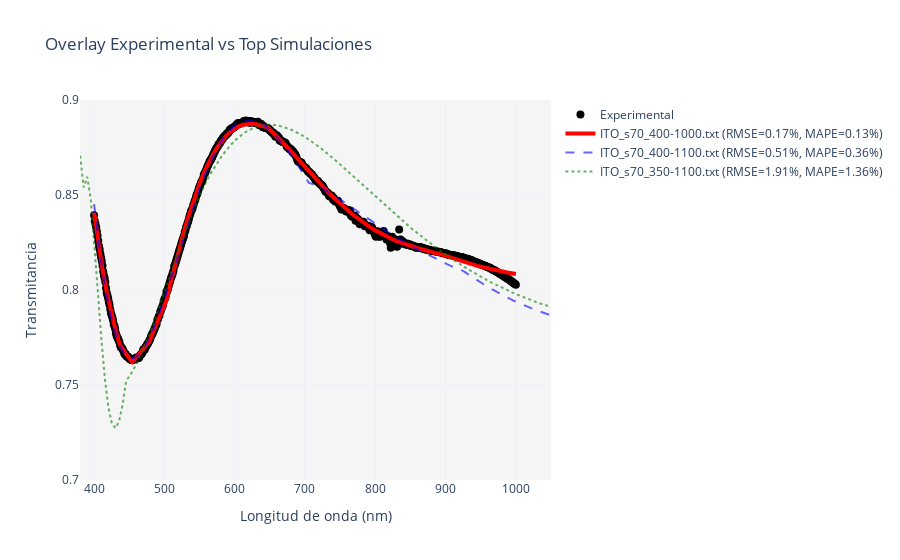

Notebook cell for this chart:
### Code cell
import numpy as np
import glob
from scipy.interpolate import interp1d
import plotly.graph_objects as go
from plotly.subplots import make_subplots

# === Archivo experimental ===
filename_exp = "ITO_data_curated_400-1000.txt"
exp_data = np.loadtxt(filename_exp, skiprows=1)
lambda_exp, T_exp = exp_data[:,0], exp_data[:,1]

# === Archivos simulados ===
sim_files = glob.glob("ITO_s70_*.txt")
results = []

# Calcular errores
for f in sim_files:
    block1, block2 = [], []
    with open(f, "r") as file:
        for line in file:
            try:
                vals = list(map(float, line.split()))
                if len(vals) == 3:
                    block1.append(vals)
                elif len(vals) == 2:
                    block2.append(vals)
            except:
                continue

    block1 = np.array(block1)
    block2 = np.array(block2)

    if len(block2) == 0:
        continue

    lambda2, T_sim = block2[:,0], block2[:,1]
    interp_T = interp1d(lambda2, T_sim, kind='linear', fill_value="extrapolate")
    T_sim_interp = interp_T(lambda_exp)

    rmse = np.sqrt(np.mean((T_sim_interp - T_exp)**2)) / np.mean(T_exp) * 100
    mape = np.mean(np.abs(T_sim_interp - T_exp)/T_exp) * 100

    results.append((f, rmse, mape, lambda2, T_sim))

# Ordenar por RMSE
results.sort(key=lambda x: x[1])

# Paleta y estilos
colors = ["red", "blue", "green", "orange", "purple", "cyan"]
line_styles = ["solid", "dash", "dot", "dashdot", "longdash", "longdashdot"]

# Crear figura
fig = go.Figure()

# Curva experimental
fig.add_trace(go.Scatter(
    x=lambda_exp, y=T_exp,
    mode="markers",
    name="Experimental",
    marker=dict(size=8, color="black", symbol="circle")
))

# Top N simulaciones (max 6 para paleta)
top_N = min(3, len(results))
for i, (fname, rmse, mape, lambda2, T_sim) in enumerate(results[:top_N]):
    # Mejor simulación resaltada
    width = 4 if i == 0 else 2
    opacity = 1.0 if i == 0 else 0.6
    color = colors[i]

    fig.add_trace(go.Scatter(
        x=lambda2, y=T_sim,
        mode="lines",
        name=f"{fname} (RMSE={rmse:.2f}%, MAPE={mape:.2f}%)",
        line=dict(color=color, width=width, dash=line_styles[i]),
        opacity=opacity,
        hovertemplate=
            "λ: %{x} nm<br>T: %{y:.3f}<br>" +
            f"RMSE: {rmse:.2f}%<br>MAPE: {mape:.2f}%<extra></extra>"
    ))

# Layout interactivo
fig.update_layout(
    title="Overlay Experimental vs Top Simulaciones",
    xaxis_title="Longitud de onda (nm)",
    yaxis_title="Transmitancia",
    legend=dict(font=dict(size=12)),
    yaxis=dict(range=[0.7, 0.9]),
    xaxis=dict(range=[380, 1050]),
    plot_bgcolor="whitesmoke",
    xaxis_showgrid=True,
    yaxis_showgrid=True
)

fig.show()

### Figure 1 — Plotly figure (JSON) as saved in the notebook; plotly's stock layout.template omitted (floating-point values rounded to 4 significant figures; data arrays with more than 128 entries replaced by an {"elided": "..."} marker saying what was removed)
{"data": [{"marker": {"color": "black", "size": 8, "symbol": "circle"}, "mode": "markers", "name": "Experimental", "type": "scatter", "x": {"elided": "601 int values"}, "y": {"elided": "601 float values"}}, {"hovertemplate": "λ: %{x} nm<br>T: %{y:.3f}<br>RMSE: 0.17%<br>MAPE: 0.13%<extra></extra>", "line": {"color": "red", "dash": "solid", "width": 4}, "mode": "lines", "name": "ITO_s70_400-1000.txt (RMSE=0.17%, MAPE=0.13%)", "opacity": 1, "type": "scatter", "x": [400, 406.1, 412.1, 418.2, 424.2, 430.3, 436.4, 442.4, 448.5, 454.5, 460.6, 466.7, 472.7, 478.8, 484.8, 490.9, 497.0, 503.0, 509.1, 515.2, 521.2, 527.3, 533.3, 539.4, 545.5, 551.5, 557.6, 563.6, 569.7, 575.8, 581.8, 587.9, 593.9, 600, 606.1, 612.1, 618.2, 624.2, 630.3, 636.4, 642.4, 648.5, 654.5, 660.6, 666.7, 672.7, 678.8, 684.8, 690.9, 697.0, 703.0, 709.1, 715.2, 721.2, 727.3, 733.3, 739.4, 745.5, 751.5, 757.6, 763.6, 769.7, 775.8, 781.8, 787.9, 793.9, 800, 806.1, 812.1, 818.2, 824.2, 830.3, 836.4, 842.4, 848.5, 854.5, 860.6, 866.7, 872.7, 878.8, 884.8, 890.9, 897.0, 903.0, 909.1, 915.2, 921.2, 927.3, 933.3, 939.4, 945.5, 951.5, 957.6, 963.6, 969.7, 975.8, 981.8, 987.9, 993.9, 1000], "y": [0.8409, 0.8246, 0.8107, 0.7987, 0.7884, 0.7794, 0.7715, 0.7678, 0.7647, 0.7621, 0.7646, 0.7673, 0.7701, 0.7728, 0.7786, 0.7842, 0.7895, 0.7946, 0.8041, 0.8132, 0.8218, 0.83, 0.8377, 0.8448, 0.8514, 0.8574, 0.8628, 0.8676, 0.8718, 0.8754, 0.8786, 0.8812, 0.8833, 0.8849, 0.8861, 0.8869, 0.8874, 0.8875, 0.8873, 0.8868, 0.8861, 0.8851, 0.883, 0.8807, 0.8784, 0.8759, 0.8735, 0.8709, 0.8684, 0.8659, 0.8634, 0.8609, 0.8584, 0.856, 0.8537, 0.8514, 0.8492, 0.847, 0.8449, 0.8429, 0.841, 0.8392, 0.8375, 0.8358, 0.8342, 0.8328, 0.8314, 0.8301, 0.8289, 0.8277, 0.8267, 0.8258, 0.8249, 0.8241, 0.8234, 0.8228, 0.822, 0.8212, 0.8206, 0.82, 0.8195, 0.819, 0.8186, 0.8177, 0.8169, 0.8161, 0.8153, 0.8146, 0.8139, 0.8133, 0.8127, 0.8121, 0.8115, 0.811, 0.8105, 0.81, 0.8096, 0.8092, 0.8088, 0.8085]}, {"hovertemplate": "λ: %{x} nm<br>T: %{y:.3f}<br>RMSE: 0.51%<br>MAPE: 0.36%<extra></extra>", "line": {"color": "blue", "dash": "dash", "width": 2}, "mode": "lines", "name": "ITO_s70_400-1100.txt (RMSE=0.51%, MAPE=0.36%)", "opacity": 0.6, "type": "scatter", "x": {"elided": "150 float values"}, "y": {"elided": "150 float values"}}, {"hovertemplate": "λ: %{x} nm<br>T: %{y:.3f}<br>RMSE: 1.91%<br>MAPE: 1.36%<extra></extra>", "line": {"color": "green", "dash": "dot", "width": 2}, "mode": "lines", "name": "ITO_s70_350-1100.txt (RMSE=1.91%, MAPE=1.36%)", "opacity": 0.6, "type": "scatter", "x": {"elided": "150 float values"}, "y": {"elided": "150 float values"}}], "layout": {"legend": {"font": {"size": 12}}, "plot_bgcolor": "whitesmoke", "title": {"text": "Overlay Experimental vs Top Simulaciones"}, "xaxis": {"range": [380, 1050], "showgrid": true, "title": {"text": "Longitud de onda (nm)"}}, "yaxis": {"range": [0.7, 0.9], "showgrid": true, "title": {"text": "Transmitancia"}}}}
